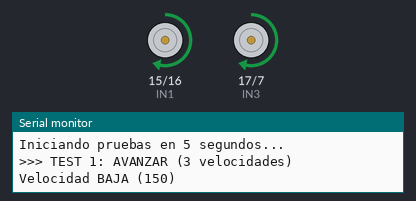
The sketch below on a simulated ESP32-S3. Shown: motor-driver pin pairs drawn as motors (green arrow = first pin HIGH = forward, orange = second pin HIGH = backward, longer = more drive, scaled by the enable pin), the last lines printed to the serial monitor.

Above: at 6.1 s.
At 14.1 s:
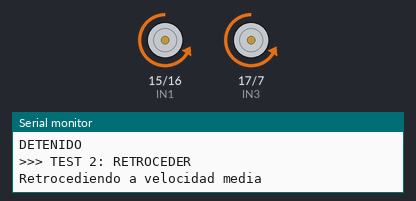
At 19.1 s:
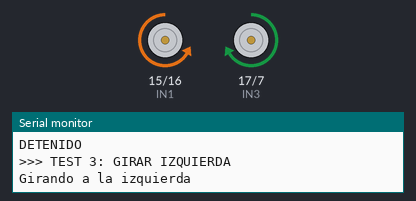
At 33.1 s:
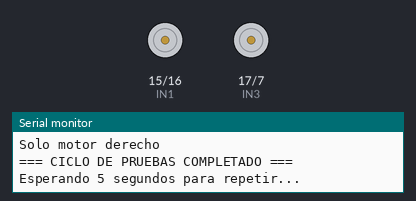
Timing chart, 0 to 39.5 s (numbered marks = the images above):
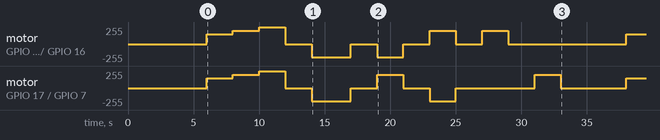

Measured:
- by itself, motor on GPIO 17 (IN3) / GPIO 7 (IN4): stopped → forward 150/255 at 6.0 s, → forward 200/255 2.0 s later, → forward 255/255 2.0 s later, → stopped 2.0 s later, … (13 changes in this stretch)
- by itself, motor on GPIO 15 (IN1) / GPIO 16 (IN2): stopped → forward 150/255 at 6.0 s, → forward 200/255 2.0 s later, → forward 255/255 2.0 s later, → stopped 2.0 s later, … (13 changes in this stretch)

The sketch:

test_motores.ino
```cpp
/*
 * TEST 2: MOTORES DC CON PUENTE H
 * ================================
 * Prueba los dos motores traseros del robot
 * Control con puente H (L298N o TB6612)
 *
 * CONFIGURACION:
 * - Motor Izquierdo (Motor A)
 * - Motor Derecho (Motor B)
 * - 1 Rueda loca delantera (sin motor)
 *
 * CONEXIONES PUENTE H:
 * Motor A (Izquierdo):
 *   IN1 -> GPIO 15
 *   IN2 -> GPIO 16
 *   ENA -> GPIO 6 (PWM para velocidad)
 *
 * Motor B (Derecho):
 *   IN3 -> GPIO 17
 *   IN4 -> GPIO 7
 *   ENB -> GPIO 4 (PWM para velocidad)
 *
 * Alimentación:
 *   12V/VCC del puente H -> Batería 6-12V
 *   GND -> Común con ESP32
 *   5V del puente H -> No conectar (usa regulador externo)
 *
 * INSTRUCCIONES:
 * 1. Elevar el robot (ruedas sin tocar el suelo)
 * 2. Subir código al ESP32
 * 3. Abrir Serial Monitor a 115200 baud
 * 4. Observar movimientos y mensajes
 */

// Pines Motor A (Izquierdo)
#define IN1 15
#define IN2 16
#define ENA 6

// Pines Motor B (Derecho)
#define IN3 17
#define IN4 7
#define ENB 4

// Velocidades de prueba
#define VELOCIDAD_BAJA 150
#define VELOCIDAD_MEDIA 200
#define VELOCIDAD_ALTA 255

void setup() {
  Serial.begin(115200);
  delay(1000);

  // Configurar pines como salidas
  pinMode(IN1, OUTPUT);
  pinMode(IN2, OUTPUT);
  pinMode(IN3, OUTPUT);
  pinMode(IN4, OUTPUT);
  pinMode(ENA, OUTPUT);
  pinMode(ENB, OUTPUT);

  // Detener motores al inicio
  detenerMotores();

  Serial.println("================================");
  Serial.println("TEST MOTORES DC CON PUENTE H");
  Serial.println("================================");
  Serial.println("IMPORTANTE: Elevar el robot");
  Serial.println("Iniciando pruebas en 5 segundos...\n");
  delay(5000);
}

void loop() {
  // Secuencia de pruebas

  // Test 1: Avanzar
  Serial.println("\n>>> TEST 1: AVANZAR (3 velocidades)");
  avanzar(VELOCIDAD_BAJA);
  Serial.println("Velocidad BAJA (150)");
  delay(2000);

  avanzar(VELOCIDAD_MEDIA);
  Serial.println("Velocidad MEDIA (200)");
  delay(2000);

  avanzar(VELOCIDAD_ALTA);
  Serial.println("Velocidad ALTA (255)");
  delay(2000);

  detenerMotores();
  Serial.println("DETENIDO");
  delay(2000);

  // Test 2: Retroceder
  Serial.println("\n>>> TEST 2: RETROCEDER");
  retroceder(VELOCIDAD_MEDIA);
  Serial.println("Retrocediendo a velocidad media");
  delay(3000);

  detenerMotores();
  Serial.println("DETENIDO");
  delay(2000);

  // Test 3: Girar Izquierda
  Serial.println("\n>>> TEST 3: GIRAR IZQUIERDA");
  girarIzquierda(VELOCIDAD_MEDIA);
  Serial.println("Girando a la izquierda");
  delay(2000);

  detenerMotores();
  Serial.println("DETENIDO");
  delay(2000);

  // Test 4: Girar Derecha
  Serial.println("\n>>> TEST 4: GIRAR DERECHA");
  girarDerecha(VELOCIDAD_MEDIA);
  Serial.println("Girando a la derecha");
  delay(2000);

  detenerMotores();
  Serial.println("DETENIDO");
  delay(2000);

  // Test 5: Motor Izquierdo solo
  Serial.println("\n>>> TEST 5: MOTOR IZQUIERDO SOLO");
  motorIzquierdoAdelante(VELOCIDAD_MEDIA);
  Serial.println("Solo motor izquierdo");
  delay(2000);

  detenerMotores();
  delay(2000);

  // Test 6: Motor Derecho solo
  Serial.println("\n>>> TEST 6: MOTOR DERECHO SOLO");
  motorDerechoAdelante(VELOCIDAD_MEDIA);
  Serial.println("Solo motor derecho");
  delay(2000);

  detenerMotores();
  Serial.println("\n=== CICLO DE PRUEBAS COMPLETADO ===");
  Serial.println("Esperando 5 segundos para repetir...\n");
  delay(5000);
}

// ===== FUNCIONES DE MOVIMIENTO =====

void avanzar(int velocidad) {
  // Ambos motores hacia adelante
  digitalWrite(IN1, HIGH);
  digitalWrite(IN2, LOW);
  digitalWrite(IN3, HIGH);
  digitalWrite(IN4, LOW);
  analogWrite(ENA, velocidad);
  analogWrite(ENB, velocidad);
}

void retroceder(int velocidad) {
  // Ambos motores hacia atrás
  digitalWrite(IN1, LOW);
  digitalWrite(IN2, HIGH);
  digitalWrite(IN3, LOW);
  digitalWrite(IN4, HIGH);
  analogWrite(ENA, velocidad);
  analogWrite(ENB, velocidad);
}

void girarIzquierda(int velocidad) {
  // Motor izquierdo atrás, motor derecho adelante
  digitalWrite(IN1, LOW);
  digitalWrite(IN2, HIGH);
  digitalWrite(IN3, HIGH);
  digitalWrite(IN4, LOW);
  analogWrite(ENA, velocidad);
  analogWrite(ENB, velocidad);
}

void girarDerecha(int velocidad) {
  // Motor izquierdo adelante, motor derecho atrás
  digitalWrite(IN1, HIGH);
  digitalWrite(IN2, LOW);
  digitalWrite(IN3, LOW);
  digitalWrite(IN4, HIGH);
  analogWrite(ENA, velocidad);
  analogWrite(ENB, velocidad);
}

void motorIzquierdoAdelante(int velocidad) {
  // Solo motor izquierdo
  digitalWrite(IN1, HIGH);
  digitalWrite(IN2, LOW);
  digitalWrite(IN3, LOW);
  digitalWrite(IN4, LOW);
  analogWrite(ENA, velocidad);
  analogWrite(ENB, 0);
}

void motorDerechoAdelante(int velocidad) {
  // Solo motor derecho
  digitalWrite(IN1, LOW);
  digitalWrite(IN2, LOW);
  digitalWrite(IN3, HIGH);
  digitalWrite(IN4, LOW);
  analogWrite(ENA, 0);
  analogWrite(ENB, velocidad);
}

void detenerMotores() {
  // Apagar ambos motores
  digitalWrite(IN1, LOW);
  digitalWrite(IN2, LOW);
  digitalWrite(IN3, LOW);
  digitalWrite(IN4, LOW);
  analogWrite(ENA, 0);
  analogWrite(ENB, 0);
}
```
